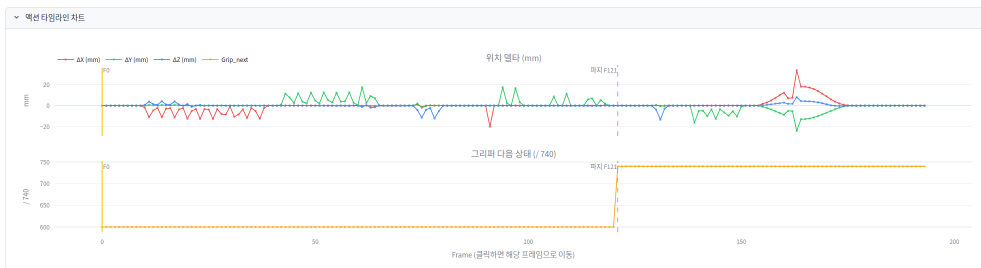
#> input picture docs/images/스크린샷 2026-06-10 15-29-59.png, 1962 x 535 px, found by its file name (shown at 1/2 size)
$ python make_pipeline_fig.py
#> lines starting #> are read from the running program, lines starting #| are printed output that depends on the picture
import matplotlib
matplotlib.use('Agg')
import matplotlib.pyplot as plt
import matplotlib.font_manager as fm
import matplotlib.patches as mpatches
from matplotlib.patches import FancyArrowPatch
from PIL import Image
import numpy as np

font_path = '/usr/share/fonts/opentype/noto/NotoSansCJK-Regular.ttc'
fm.fontManager.addfont(font_path)
plt.rcParams['font.family'] = 'Noto Sans CJK JP'

BG    = '#FFFFFF'
GRAY  = '#F5F5F5'
DARK  = '#222222'
BLUE  = '#2563EB'
GREEN = '#16A34A'
ARROW = '#94A3B8'

# ── 이미지 & 레이블 ───────────────────────────────────────────
steps = [
    {
        'path': '/home/user/robot_workspace/vla_ws/docs/images/스크린샷 2026-06-10 15-29-59.png',
        'tag':   '(a)',
        'title': '버튼식 텔레오퍼레이션 수집 데이터',
        'desc':  '버튼 입력마다 step이 생성되어 고주파 노이즈가 심함',
        'color': '#DC2626',
    },
    {
        'path': '/home/user/robot_workspace/vla_ws/docs/images/image.png',
        'tag':   '(b)',
        'title': 'Spline 보간 적용 후',
        'desc':  '스플라인으로 궤적을 재샘플링하여 진폭이 줄고 연속성 확보',
        'color': '#D97706',
    },
    {
        'path': '/home/user/robot_workspace/vla_ws/docs/images/image (1).png',
        'tag':   '(c)',
        'title': '선형 보간 추가 후',
        'desc':  '선형 보간으로 급격한 변화를 평탄화',
        'color': '#2563EB',
    },
    {
        'path': '/home/user/robot_workspace/vla_ws/docs/images/스크린샷 2026-06-13 18-38-45.png',
        'tag':   '(d)',
        'title': '최종 결과 — 학습 데이터와 유사한 패턴 확인',
        'desc':  '모델 출력(실선)이 GT(점선)와 유사하게 수렴',
        'color': '#16A34A',
    },
]

# 공통 너비로 리사이즈
TARGET_W = 1600
imgs = []
for s in steps:
    img = Image.open(s['path']).convert('RGB')
    W, H = img.size
#> W = 1962; H = 535
    new_H = int(H * TARGET_W / W)
#> new_H = 436
    imgs.append(img.resize((TARGET_W, new_H), Image.LANCZOS))

# ── Figure 구성 ───────────────────────────────────────────────
# 각 step: 타이틀 행 + 이미지 행 / 사이에 화살표 행
n = len(steps)
#> n = 4
# 행 높이 비율: [title, image, arrow] × n (마지막은 arrow 없음)
img_ratios = [np.array(im).shape[0] for im in imgs]
title_h    = 0.45   # inches
arrow_h    = 0.50   # inches

total_img_h = sum(r / 150 for r in img_ratios)   # 150 dpi 기준
fig_w = 14
fig_h = total_img_h + n * title_h + (n-1) * arrow_h + 0.3

fig = plt.figure(figsize=(fig_w, fig_h), facecolor=BG)

# 행 높이 목록 (points)
row_heights = []
for i, ratio in enumerate(img_ratios):
    row_heights.append(title_h)
    row_heights.append(ratio / 150)
    if i < n - 1:
        row_heights.append(arrow_h)

from matplotlib.gridspec import GridSpec
gs = GridSpec(len(row_heights), 1, figure=fig,
              hspace=0,
              left=0.01, right=0.99,
              top=1 - 0.1/fig_h,
              bottom=0.1/fig_h,
              height_ratios=row_heights)

row = 0
for i, (step, img) in enumerate(zip(steps, imgs)):
    # ── 타이틀 행 ──────────────────────────────────────────
    ax_title = fig.add_subplot(gs[row])
    ax_title.set_facecolor(step['color'] + '18')   # 옅은 배경
    ax_title.axis('off')

    # 태그 + 제목
    ax_title.text(0.012, 0.55, step['tag'],
                  transform=ax_title.transAxes,
                  fontsize=15, fontweight='bold', color=step['color'],
                  va='center')
    ax_title.text(0.055, 0.55, step['title'],
                  transform=ax_title.transAxes,
                  fontsize=14, fontweight='bold', color=DARK,
                  va='center')
    ax_title.text(0.055, 0.12, step['desc'],
                  transform=ax_title.transAxes,
                  fontsize=10, color='#555555',
                  va='center')

    # 왼쪽 컬러 바
    ax_title.add_patch(mpatches.FancyBboxPatch(
        (0, 0), 0.006, 1,
        boxstyle='square,pad=0',
        transform=ax_title.transAxes,
        facecolor=step['color'], clip_on=False, zorder=5))

    row += 1

    # ── 이미지 행 ──────────────────────────────────────────
    ax_img = fig.add_subplot(gs[row])
    ax_img.imshow(np.array(img))
    ax_img.axis('off')
    ax_img.set_facecolor(BG)
    row += 1

    # ── 화살표 행 ──────────────────────────────────────────
    if i < n - 1:
        ax_arr = fig.add_subplot(gs[row])
        ax_arr.set_facecolor(BG)
        ax_arr.axis('off')
        ax_arr.annotate(
            '', xy=(0.5, 0.1), xytext=(0.5, 0.9),
            xycoords='axes fraction', textcoords='axes fraction',
            arrowprops=dict(arrowstyle='->', color=ARROW,
                            lw=2.5, mutation_scale=20))
        row += 1

out = '/home/user/robot_workspace/vla_ws/docs/images/pipeline_fig.png'
plt.savefig(out, dpi=150, bbox_inches='tight', facecolor=BG)
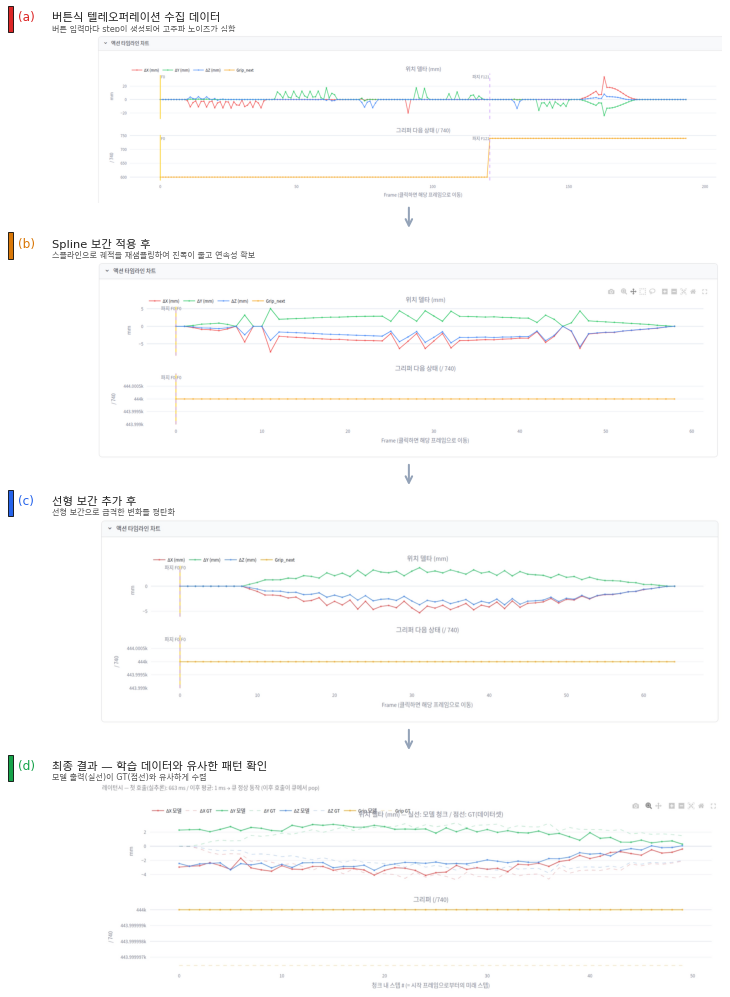
#> figure drawn by matplotlib, 8 panels
print(f'Saved: {out}')
